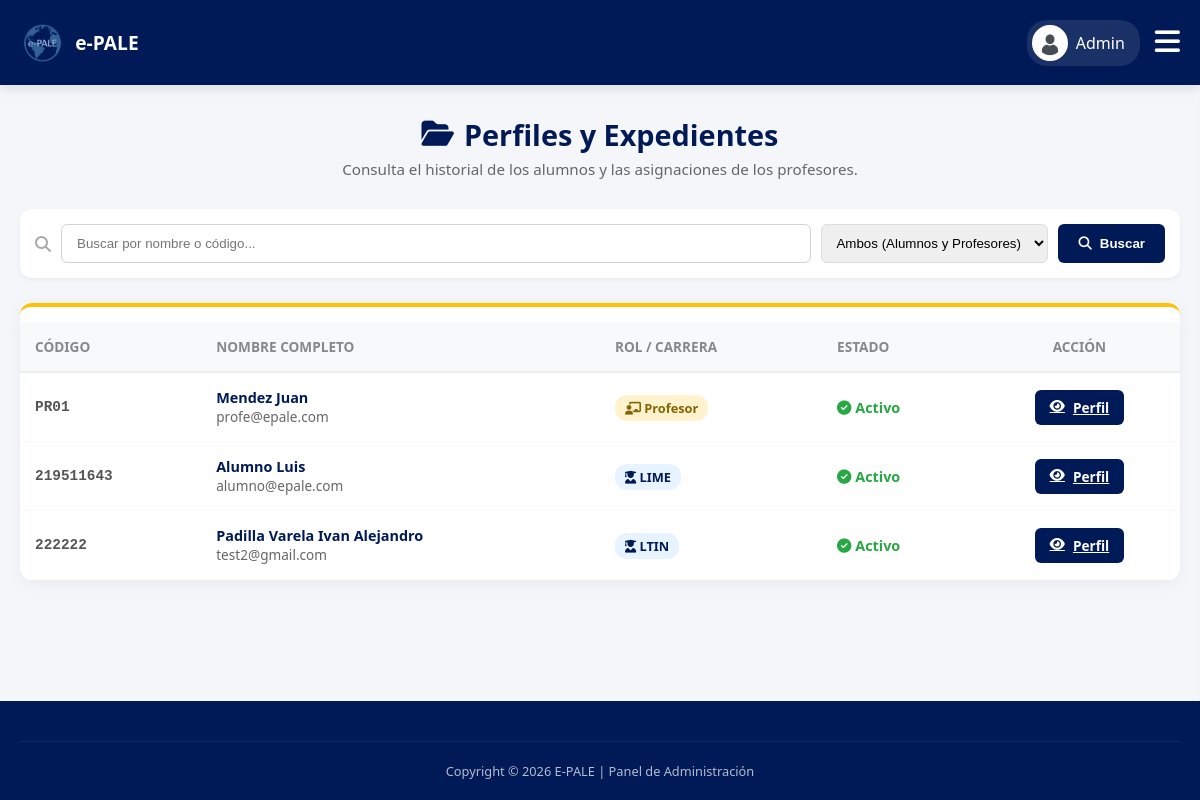
Before: /admin/expedientes.php (signed in) with the older database file.
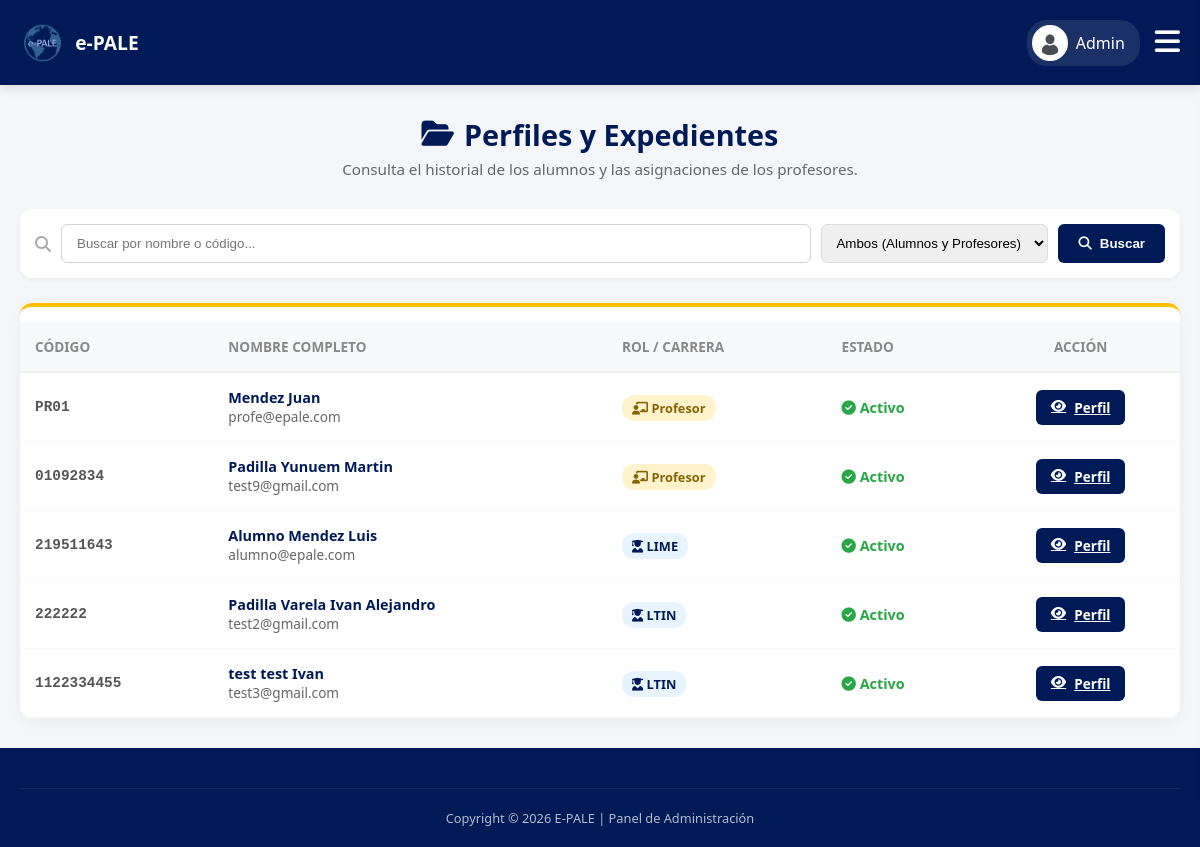
After: the same page with the newer database file.
### tables this page shows
CREATE TABLE IF NOT EXISTS `usuarios` (
  `usuario_id` int NOT NULL AUTO_INCREMENT,
  `codigo` varchar(20) DEFAULT NULL,
  `nombre` varchar(50) NOT NULL,
  `apellido_paterno` varchar(50) NOT NULL,
  `apellido_materno` varchar(50) DEFAULT NULL,
  `correo` varchar(100) NOT NULL,
  `password` varchar(255) DEFAULT NULL,
  `telefono` varchar(20) DEFAULT NULL,
  `rol` enum('ADMIN','PROFESOR','ALUMNO') NOT NULL,
  `estatus` enum('ACTIVO','INACTIVO') DEFAULT 'ACTIVO',
  `foto_perfil` varchar(255) DEFAULT NULL,
  `google_id` varchar(255) DEFAULT NULL,
  `fecha_creacion` timestamp NULL DEFAULT CURRENT_TIMESTAMP,
  PRIMARY KEY (`usuario_id`),
  UNIQUE KEY `correo` (`correo`),
  UNIQUE KEY `codigo` (`codigo`)
);

CREATE TABLE IF NOT EXISTS `alumnos` (
  `alumno_id` int NOT NULL AUTO_INCREMENT,
  `usuario_id` int NOT NULL,
  `carrera` varchar(50) DEFAULT NULL,
  PRIMARY KEY (`alumno_id`),
  KEY `usuario_id` (`usuario_id`)
);

### admin/expedientes.php (the view, shortened to what the changed rows need)
<?php
require '../db.php';
$limite_por_pagina = 25;
$pagina_actual = isset($_GET['page']) && is_numeric($_GET['page']) ? (int)$_GET['page'] : 1;
$offset = ($pagina_actual - 1) * $limite_por_pagina;
$where = "u.rol IN ('ALUMNO', 'PROFESOR')";
$params = [];
$sql = "SELECT u.*, a.carrera
        FROM usuarios u
        LEFT JOIN alumnos a ON u.usuario_id = a.usuario_id
        WHERE $where
        ORDER BY u.rol ASC, u.apellido_paterno ASC, u.nombre ASC
        LIMIT $limite_por_pagina OFFSET $offset";
$stmt = $pdo->prepare($sql);
$stmt->execute($params);
$estudiantes = $stmt->fetchAll(PDO::FETCH_ASSOC);
?>
<!DOCTYPE html>
<html lang="es">
<head>
    <link rel="stylesheet" href="../css/estudiante.css?v=<?php echo time(); ?>">
    <link rel="stylesheet" href="../css/admin.css?v=<?php echo time(); ?>">
    <link rel="stylesheet" href="https://cdnjs.cloudflare.com/ajax/libs/font-awesome/6.4.0/css/all.min.css">
</head>
<body>
    <main class="main-content">
        <div class="page-title-center" style="margin-bottom: 30px;">
            <h1><i class="fas fa-folder-open"></i> Perfiles y Expedientes</h1>
        </div>
        <div class="card" style="padding: 0; overflow: hidden; margin-top: 20px;">
            <div class="table-wrapper" style="overflow-x:auto;">
                <table class="history-table" style="width: 100%; border-collapse: collapse;">
                    <thead>
                        <tr>
                            <th style="padding: 15px; text-align: left; background-color: #f8f9fa; border-bottom: 2px solid #eee;">Código</th>
                            <th style="padding: 15px; text-align: left; background-color: #f8f9fa; border-bottom: 2px solid #eee;">Nombre Completo</th>
                            <th style="padding: 15px; text-align: left; background-color: #f8f9fa; border-bottom: 2px solid #eee;">Rol / Carrera</th>
                            <th style="padding: 15px; text-align: left; background-color: #f8f9fa; border-bottom: 2px solid #eee;">Estado</th>
                            <th style="padding: 15px; text-align: center; background-color: #f8f9fa; border-bottom: 2px solid #eee;">Acción</th>
                        </tr>
                    </thead>
                    <tbody>
                        <?php if (count($estudiantes) > 0): ?>
                            <?php foreach ($estudiantes as $e): ?>
                            <tr style="border-bottom: 1px solid #eee;">
                                <td style="padding: 15px; font-family: monospace; font-weight: bold; color: #555;">
                                    <?php echo $e['codigo'] ? htmlspecialchars($e['codigo']) : '---'; ?>
                                </td>
                                <td style="padding: 15px;">
                                    <h4 style="margin: 0; color: var(--udg-blue);">
                                        <?php echo htmlspecialchars($e['apellido_paterno'] . ' ' . $e['apellido_materno'] . ' ' . $e['nombre']); ?>
                                    </h4>
                                    <span style="font-size: 0.85rem; color: #666;"><?php echo htmlspecialchars($e['correo']); ?></span>
                                </td>
                                <td style="padding: 15px;">
                                    <?php if($e['rol'] == 'ALUMNO'): ?>
                                        <span style="background: #e7f3ff; color: var(--udg-blue); padding: 4px 10px; border-radius: 12px; font-size: 0.8rem; font-weight: bold;"><i class="fas fa-user-graduate"></i> <?php echo $e['carrera'] ?: 'Alumno'; ?></span>
                                    <?php else: ?>
                                        <span style="background: #fff3cd; color: #856404; padding: 4px 10px; border-radius: 12px; font-size: 0.8rem; font-weight: bold;"><i class="fas fa-chalkboard-teacher"></i> Profesor</span>
                                    <?php endif; ?>
                                </td>
                                <td style="padding: 15px;">
                                    <?php if($e['estatus'] == 'ACTIVO'): ?>
                                        <span style="color: #28a745; font-size: 0.9rem; font-weight: bold;"><i class="fas fa-check-circle"></i> Activo</span>
                                    <?php else: ?>
                                        <span style="color: #dc3545; font-size: 0.9rem; font-weight: bold;"><i class="fas fa-times-circle"></i> Inactivo</span>
                                    <?php endif; ?>
                                </td>
                                <td style="padding: 15px; text-align: center;">
                                    <a href="ver_expediente.php?id=<?php echo $e['usuario_id']; ?>" class="btn-save" style="display: inline-flex; width: auto; font-size: 0.85rem; padding: 8px 15px;">
                                        <i class="fas fa-eye"></i> Perfil
                                    </a>
                                </td>
                            </tr>
                            <?php endforeach; ?>
                        <?php endif; ?>
                    </tbody>
                </table>
            </div>
        </div>
    </main>
</body>
</html>

Changed rows visible on the page:
added usuarios: codigo "01092834", apellido_paterno+apellido_materno+nombre "Padilla Yunuem Martin", correo "test9@gmail.com", rol "PROFESOR" (drawn), estatus "ACTIVO" (drawn)
changed through a linked row, alumnos "LIME": usuario.nombre "Alumno Luis" → "Alumno Mendez Luis"
added alumnos: usuario.codigo "1122334455", usuario.nombre "test test Ivan", usuario.correo "test3@gmail.com", carrera "LTIN"
